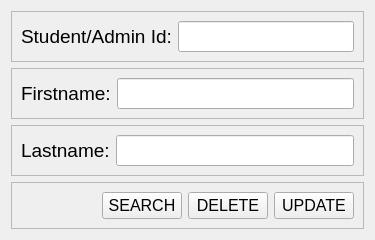
<?xml version="1.0" encoding="UTF-8"?>
<ui version="4.0">
 <class>Form</class>
 <widget class="QWidget" name="Form">
  <property name="geometry">
   <rect>
    <x>0</x>
    <y>0</y>
    <width>281</width>
    <height>0</height>
   </rect>
  </property>
  <property name="font">
   <font>
    <pointsize>14</pointsize>
   </font>
  </property>
  <property name="windowTitle">
   <string>Form</string>
  </property>
  <layout class="QVBoxLayout" name="verticalLayout">
   <item>
    <widget class="QFrame" name="frame">
     <property name="frameShape">
      <enum>QFrame::StyledPanel</enum>
     </property>
     <property name="frameShadow">
      <enum>QFrame::Raised</enum>
     </property>
     <layout class="QHBoxLayout" name="horizontalLayout_2">
      <item>
       <widget class="QLabel" name="label_3">
        <property name="font">
         <font>
          <pointsize>14</pointsize>
         </font>
        </property>
        <property name="text">
         <string>Student/Admin Id:</string>
        </property>
       </widget>
      </item>
      <item>
       <widget class="QLineEdit" name="lineEdit"/>
      </item>
     </layout>
    </widget>
   </item>
   <item>
    <widget class="QFrame" name="frame_2">
     <property name="frameShape">
      <enum>QFrame::StyledPanel</enum>
     </property>
     <property name="frameShadow">
      <enum>QFrame::Raised</enum>
     </property>
     <layout class="QHBoxLayout" name="horizontalLayout_3">
      <item>
       <widget class="QLabel" name="label">
        <property name="font">
         <font>
          <pointsize>14</pointsize>
         </font>
        </property>
        <property name="text">
         <string>Firstname:</string>
        </property>
       </widget>
      </item>
      <item>
       <widget class="QLineEdit" name="lineEdit_2"/>
      </item>
     </layout>
    </widget>
   </item>
   <item>
    <widget class="QFrame" name="frame_3">
     <property name="frameShape">
      <enum>QFrame::StyledPanel</enum>
     </property>
     <property name="frameShadow">
      <enum>QFrame::Raised</enum>
     </property>
     <layout class="QHBoxLayout" name="horizontalLayout_4">
      <item>
       <widget class="QLabel" name="label_2">
        <property name="font">
         <font>
          <pointsize>14</pointsize>
         </font>
        </property>
        <property name="text">
         <string>Lastname:</string>
        </property>
       </widget>
      </item>
      <item>
       <widget class="QLineEdit" name="lineEdit_3"/>
      </item>
     </layout>
    </widget>
   </item>
   <item>
    <widget class="QFrame" name="frame_4">
     <property name="frameShape">
      <enum>QFrame::StyledPanel</enum>
     </property>
     <property name="frameShadow">
      <enum>QFrame::Raised</enum>
     </property>
     <layout class="QHBoxLayout" name="horizontalLayout">
      <item>
       <spacer name="horizontalSpacer">
        <property name="orientation">
         <enum>Qt::Horizontal</enum>
        </property>
        <property name="sizeHint" stdset="0">
         <size>
          <width>40</width>
          <height>20</height>
         </size>
        </property>
       </spacer>
      </item>
      <item>
       <widget class="QPushButton" name="pushButton_3">
        <property name="font">
         <font>
          <pointsize>12</pointsize>
         </font>
        </property>
        <property name="text">
         <string>SEARCH</string>
        </property>
       </widget>
      </item>
      <item>
       <widget class="QPushButton" name="pushButton_2">
        <property name="font">
         <font>
          <pointsize>12</pointsize>
         </font>
        </property>
        <property name="text">
         <string>DELETE</string>
        </property>
       </widget>
      </item>
      <item>
       <widget class="QPushButton" name="pushButton">
        <property name="font">
         <font>
          <pointsize>12</pointsize>
         </font>
        </property>
        <property name="text">
         <string>UPDATE</string>
        </property>
       </widget>
      </item>
     </layout>
    </widget>
   </item>
  </layout>
 </widget>
 <resources/>
 <connections/>
</ui>
